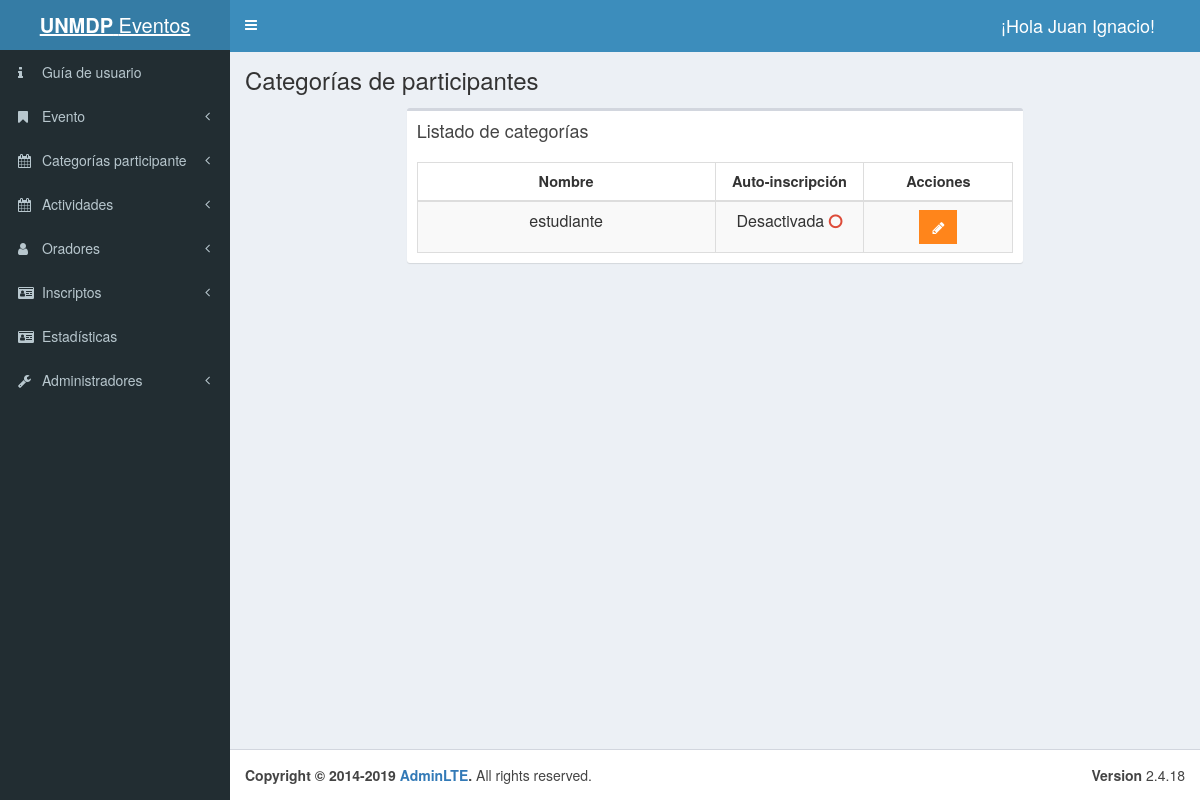
The app's page /admin/lista-categorias.php (signed in), older data.
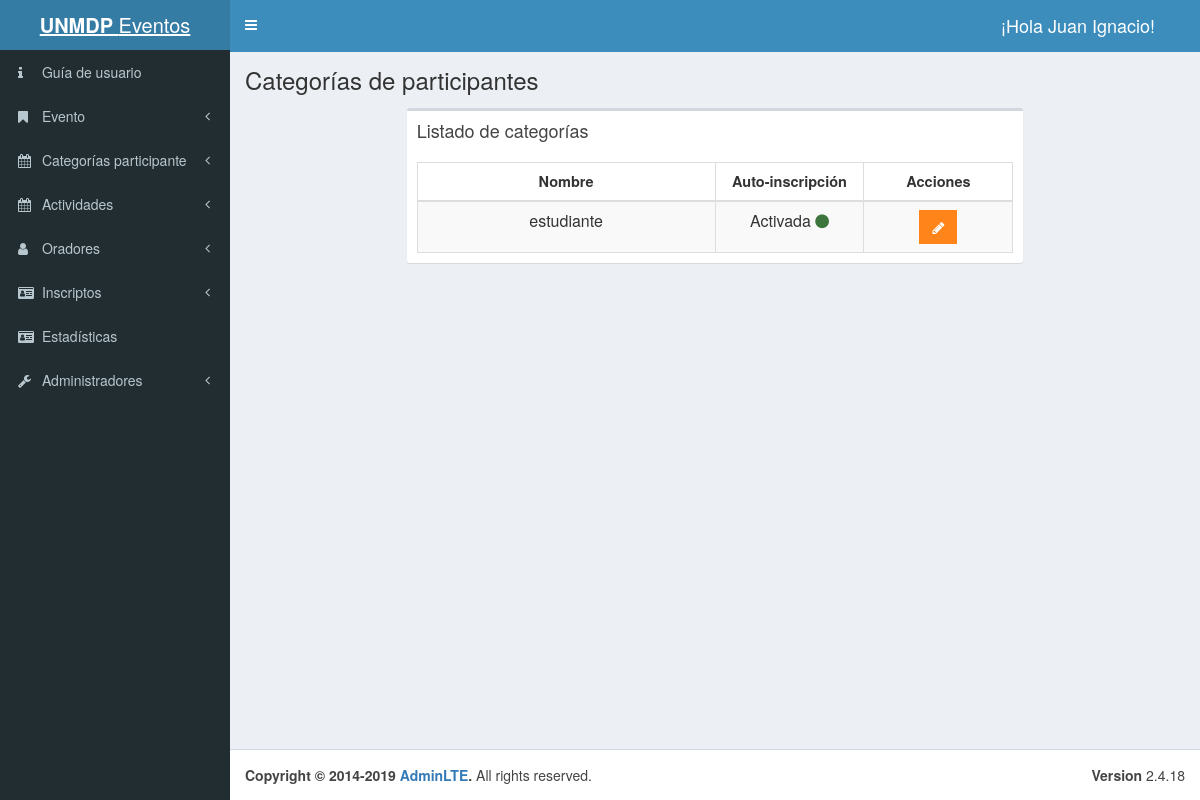
The same page, newer data.
### tables this page shows
CREATE TABLE categoria_participante(
    id_categoria int NOT NULL AUTO_INCREMENT,
    nombre varchar(20) NOT NULL,
    autoreg TINYINT not NULL,
    PRIMARY KEY(id_categoria)
);

### admin/lista-categorias.php (the view, shortened to what this page needs)
<?php
include_once 'templates/header.php';
$permiso = $_SESSION['permiso'];
?>
<body class="hold-transition skin-blue sidebar-mini">
  <div class="wrapper">
    <?php
    include_once 'templates/barra.php';
    ?>
    <?php
    include_once 'templates/navegacion.php';
    ?>
    <div class="content-wrapper">
      <section class="content-header">
          <h1>
            Categorías de participantes
          </h1>
      </section>
      <section class="content">
        <div class="row centrar-contenido">
          <div class="col-xs-8">
            <div class="box">
              <div class="box-header">
                <h3 class="box-title">Listado de categorías</h3>
              </div>
              <div class="box-body">
                <table id="registros" class="table table-bordered table-striped text-center">
                  <thead>
                    <tr>
                      <th >Nombre</th>
                      <th class="col-xs-3">Auto-inscripción</th>
                      <th class="col-xs-3">Acciones</th>
                    </tr>
                  </thead>
                  <tbody>
                    <?php
                    try {
                      include_once 'funciones/funciones.php';
                      $sql = "
                      SELECT c.id_categoria, c.nombre, c.autoreg
                      FROM categoria_participante c";
                      $tuplas = $db->query($sql);
                    } catch (Exception $e) {
                      echo "Error: " . $e->getMessage();
                    }
                    while ($cat = $tuplas->fetch_assoc()) {
                    ?>
                      <tr>
                        <td><?php echo $cat['nombre']; ?></td>
                        <td> <?php
                              if ($cat['autoreg']) {
                                echo "Activada  "; ?><i class="fa fa-circle text-success"></i>
                          <?php
                              } else {
                                echo "Desactivada  ";  ?><i class="fa fa-circle-o text-red"></i>
                         <?php
                              }
                           ?>
                        </td>
                          <td>
                            <a href="editar-categoria.php?id=<?php echo $cat['id_categoria']; ?>" class="btn bg-orange btn-flat margin">
                              <i class="fa fa-pencil"></i>
                            </a>
                          </td>
                      </tr>
                    <?php
                    }
                    ?>
                </table>
              </div>
            </div>
          </div>
        </div>
      </section>
    </div>
    <?php
    include_once 'templates/footer.php';
    ?>

### admin/templates/header.php (shortened to what this page needs)
<!DOCTYPE html>
<html>
<head>
  <link rel="stylesheet" href="css/font-awesome.min.css">
  <link rel="stylesheet" href="css/ionicons.min.css">
  <link rel="stylesheet" href="css/dataTables.bootstrap.min.css">
  <link rel="stylesheet" href="css/AdminLTE.min.css">
  <link rel="stylesheet" href="css/skins/_all-skins.min.css">
  <link rel="stylesheet" href="css/bootstrap.min.css">
  <link rel="stylesheet" href="css/bootstrap-datepicker.min.css">
  <link rel="stylesheet" href="css/select2.min.css">
  <link rel="stylesheet" href="css/bootstrap-timepicker.min.css">
  <link rel="stylesheet" href="css/admin.css">
</head>

### admin/templates/barra.php (shortened to what this page needs)
<header class="main-header">
    <a href="../index.php" class="logo">
      <span class="logo-lg"><b>UNMDP</b> Eventos</span>
    </a>
    <nav class="navbar navbar-static-top">
      <a href="#" class="sidebar-toggle" data-toggle="push-menu" role="button">
      </a>
      <div class="navbar-custom-menu">
        <ul class="nav navbar-nav">
          <li class="dropdown user user-menu">
            <a href="#" class="dropdown-toggle" data-toggle="dropdown">
              <span class="hidden-xs" style="font-size:18px; padding-right:3rem;">¡Hola  <?php echo $_SESSION['nombre']; ?>!</span>
            </a>
          </li>
        </ul>
      </div>
    </nav>
  </header>

### admin/templates/navegacion.php (shortened to what this page needs)
<aside class="main-sidebar">
  <section class="sidebar">
    <ul class="sidebar-menu" data-widget="tree">
      <li class="treeview">
        <li>
          <a href="base-admin.php">
            <i class="fa fa-info"></i>
            <span>Guía de usuario</span>
          </a>
        </li>
      </li>
      <?php
      if (!$permiso) {
      ?>
        <li class="treeview">
          <a href="#">
            <i class="fa fa-bookmark"></i>
            <span>Evento</span>
            <span class="pull-right-container">
              <i class="fa fa-angle-left pull-right"></i>
            </span>
          </a>
        </li>
        <li class="treeview">
          <a href="#">
            <i class="fa fa-calendar"></i>
            <span>Categorías participante</span>
            <span class="pull-right-container">
              <i class="fa fa-angle-left pull-right"></i>
            </span>
          </a>
        </li>
        <li class="treeview">
          <a href="#">
            <i class="fa fa-calendar"></i>
            <span>Actividades</span>
            <span class="pull-right-container">
              <i class="fa fa-angle-left pull-right"></i>
            </span>
          </a>
        </li>
        <li class="treeview">
          <a href="#">
            <i class="fa fa-user"></i>
            <span>Oradores</span>
            <span class="pull-right-container">
              <i class="fa fa-angle-left pull-right"></i>
            </span>
          </a>
        </li>
        <li class="treeview">
          <a href="#">
            <i class="fa fa-id-card"></i>
            <span>Inscriptos</span>
            <span class="pull-right-container">
              <i class="fa fa-angle-left pull-right"></i>
            </span>
          </a>
        </li>
        <li class="treeview">
        <li>
          <a href="estadisticas-evento.php">
            <i class="fa fa-id-card"></i>
            <span>Estadísticas</span>
          </a>
        </li>
        </li>
        <li class="treeview">
          <a href="#">
            <i class="fa fa-wrench"></i>
            <span>Administradores</span>
            <span class="pull-right-container">
              <i class="fa fa-angle-left pull-right"></i>
            </span>
          </a>
        </li>
      <?php
      }
      ?>
    </ul>
  </section>
</aside>

### admin/templates/footer.php (shortened to what this page needs)
<footer class="main-footer">
    <div class="pull-right hidden-xs">
      <b>Version</b> 2.4.18
    </div>
    <strong>Copyright &copy; 2014-2019 <a href="https://adminlte.io">AdminLTE</a>.</strong> All rights
    reserved.
  </footer>
</div>
</body>
</html>

### admin/css/admin.css (style rules this page uses)
h1 { font-size: 30px; }
h3 { font-size: 20px; }
table td { font-size: 16px; }
table th { font-size: 14.5px; }
td .btn { margin-top: 0px; }
.centrar-contenido { display: flex; justify-content: center; }
#dtHorizontalVerticalExample th, td { white-space: nowrap; }

Row changes from the older to the newer data that the page shows:
changed categoria_participante "estudiante": autoreg "Desactivada" → "Activada"
